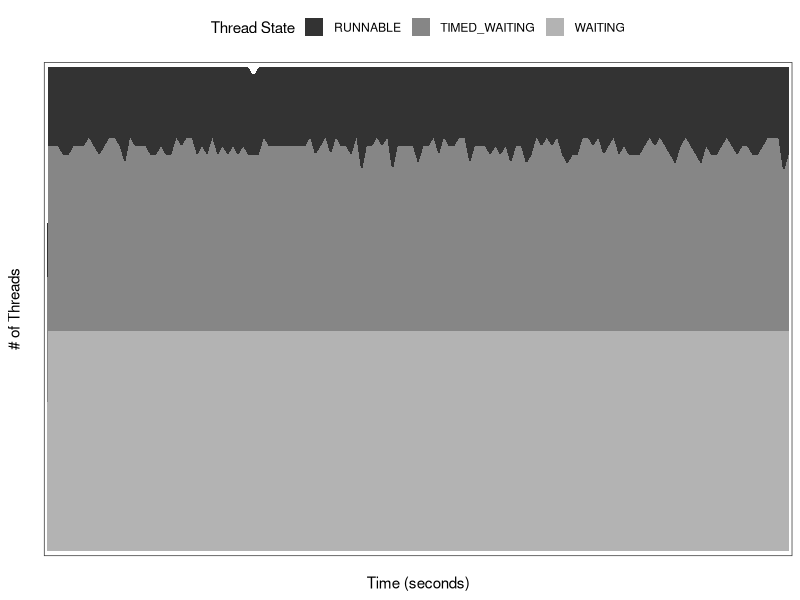

Recreate this plot in R.
# ---- dump-plot ----
library("ggplot2")
library("reshape2")
library(scales)
library(grid)

# the color pallete
#cbPalette <- c("#E69F00", "#56B4E9", "#009E73", "#F0E442", "#0072B2", "#D55E00", "#CC79A7")

# read results
dump <- read.csv(file="csv/dump.csv",sep=",")
dump$TIMED_WAITING <- dump$TIMED_WAITING_monitor +
    dump$TIMED_WAITING_parking +
    dump$TIMED_WAITING_sleeping
dump$TIMED_WAITING_monitor <- NULL
dump$TIMED_WAITING_parking <- NULL
dump$TIMED_WAITING_sleeping <- NULL
dump$WAITING <- dump$WAITING_parking
dump$WAITING_parking <- NULL
dump$Time<-seq.int(nrow(dump))
b <- melt(dump, id.vars="Time")
# create plot
k <- ggplot(b, aes(group=variable,y=value,x=Time,fill=variable)) +
    scale_x_discrete(breaks=seq(0,180, by=30), name="\nTime (seconds)") +
    scale_y_discrete(breaks=seq(0,90, by=10), name="# of Threads\n") +
    scale_fill_grey(end=0.7, name="Thread State") +
    scale_colour_grey(end=0.7, name="Thread State") +
    theme_bw() +
    theme(legend.position="top", legend.key = element_blank())

k + geom_area(size=1.5)
